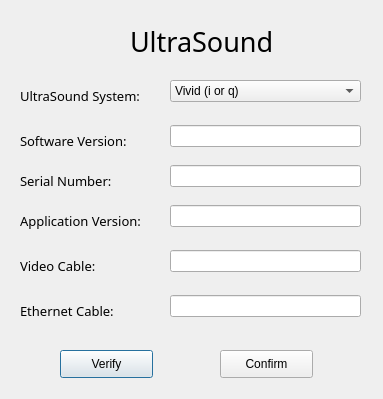
<?xml version="1.0" encoding="UTF-8"?>
<ui version="4.0">
 <class>Dialog</class>
 <widget class="QDialog" name="Dialog">
  <property name="geometry">
   <rect>
    <x>0</x>
    <y>0</y>
    <width>383</width>
    <height>399</height>
   </rect>
  </property>
  <property name="windowTitle">
   <string>Dialog</string>
  </property>
  <widget class="QLineEdit" name="softwarever_text">
   <property name="geometry">
    <rect>
     <x>170</x>
     <y>125</y>
     <width>191</width>
     <height>22</height>
    </rect>
   </property>
  </widget>
  <widget class="QLabel" name="label_6">
   <property name="geometry">
    <rect>
     <x>20</x>
     <y>295</y>
     <width>131</width>
     <height>31</height>
    </rect>
   </property>
   <property name="font">
    <font>
     <family>Product Sans Light</family>
     <pointsize>10</pointsize>
    </font>
   </property>
   <property name="text">
    <string>Ethernet Cable:</string>
   </property>
  </widget>
  <widget class="QPushButton" name="check_button">
   <property name="geometry">
    <rect>
     <x>60</x>
     <y>350</y>
     <width>93</width>
     <height>28</height>
    </rect>
   </property>
   <property name="text">
    <string>Verify</string>
   </property>
  </widget>
  <widget class="QLineEdit" name="applicationver_text">
   <property name="geometry">
    <rect>
     <x>170</x>
     <y>205</y>
     <width>191</width>
     <height>22</height>
    </rect>
   </property>
  </widget>
  <widget class="QLabel" name="label_3">
   <property name="geometry">
    <rect>
     <x>20</x>
     <y>165</y>
     <width>131</width>
     <height>31</height>
    </rect>
   </property>
   <property name="font">
    <font>
     <family>Product Sans Light</family>
     <pointsize>10</pointsize>
    </font>
   </property>
   <property name="text">
    <string>Serial Number:</string>
   </property>
  </widget>
  <widget class="QLabel" name="label_4">
   <property name="geometry">
    <rect>
     <x>20</x>
     <y>205</y>
     <width>151</width>
     <height>31</height>
    </rect>
   </property>
   <property name="font">
    <font>
     <family>Product Sans Light</family>
     <pointsize>10</pointsize>
    </font>
   </property>
   <property name="text">
    <string>Application Version:</string>
   </property>
  </widget>
  <widget class="QLineEdit" name="serialnum_text">
   <property name="geometry">
    <rect>
     <x>170</x>
     <y>165</y>
     <width>191</width>
     <height>22</height>
    </rect>
   </property>
  </widget>
  <widget class="QLabel" name="label">
   <property name="geometry">
    <rect>
     <x>20</x>
     <y>80</y>
     <width>151</width>
     <height>31</height>
    </rect>
   </property>
   <property name="font">
    <font>
     <family>Product Sans Light</family>
     <pointsize>10</pointsize>
    </font>
   </property>
   <property name="text">
    <string>UltraSound System:</string>
   </property>
  </widget>
  <widget class="QLineEdit" name="videocable_text">
   <property name="geometry">
    <rect>
     <x>170</x>
     <y>250</y>
     <width>191</width>
     <height>22</height>
    </rect>
   </property>
  </widget>
  <widget class="QLineEdit" name="ethernet_text">
   <property name="geometry">
    <rect>
     <x>170</x>
     <y>295</y>
     <width>191</width>
     <height>22</height>
    </rect>
   </property>
  </widget>
  <widget class="QLabel" name="title">
   <property name="geometry">
    <rect>
     <x>130</x>
     <y>21</y>
     <width>161</width>
     <height>41</height>
    </rect>
   </property>
   <property name="font">
    <font>
     <family>Product Sans</family>
     <pointsize>20</pointsize>
    </font>
   </property>
   <property name="text">
    <string>UltraSound</string>
   </property>
  </widget>
  <widget class="QLabel" name="label_5">
   <property name="geometry">
    <rect>
     <x>20</x>
     <y>250</y>
     <width>131</width>
     <height>31</height>
    </rect>
   </property>
   <property name="font">
    <font>
     <family>Product Sans Light</family>
     <pointsize>10</pointsize>
    </font>
   </property>
   <property name="text">
    <string>Video Cable:</string>
   </property>
  </widget>
  <widget class="QLabel" name="label_2">
   <property name="geometry">
    <rect>
     <x>20</x>
     <y>125</y>
     <width>131</width>
     <height>31</height>
    </rect>
   </property>
   <property name="font">
    <font>
     <family>Product Sans Light</family>
     <pointsize>10</pointsize>
    </font>
   </property>
   <property name="text">
    <string>Software Version:</string>
   </property>
  </widget>
  <widget class="QPushButton" name="confirm_button">
   <property name="geometry">
    <rect>
     <x>220</x>
     <y>350</y>
     <width>93</width>
     <height>28</height>
    </rect>
   </property>
   <property name="text">
    <string>Confirm</string>
   </property>
  </widget>
  <widget class="QComboBox" name="ultrasound_combo">
   <property name="geometry">
    <rect>
     <x>170</x>
     <y>80</y>
     <width>191</width>
     <height>22</height>
    </rect>
   </property>
   <item>
    <property name="text">
     <string>Vivid (i or q)</string>
    </property>
   </item>
   <item>
    <property name="text">
     <string>Vivid IQ</string>
    </property>
   </item>
   <item>
    <property name="text">
     <string>Vivid S-70</string>
    </property>
   </item>
   <item>
    <property name="text">
     <string>X300 PE</string>
    </property>
   </item>
   <item>
    <property name="text">
     <string>X700</string>
    </property>
   </item>
   <item>
    <property name="text">
     <string>SC200 System</string>
    </property>
   </item>
   <item>
    <property name="text">
     <string>Sequoia System (PAL)</string>
    </property>
   </item>
   <item>
    <property name="text">
     <string>Sequoia System (NTSC)</string>
    </property>
   </item>
   <item>
    <property name="text">
     <string>P500</string>
    </property>
   </item>
  </widget>
 </widget>
 <resources/>
 <connections/>
</ui>
